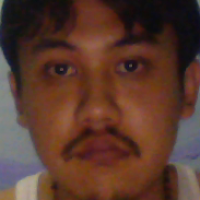
#> input picture dataset/User1/User.1.1.png, 200 x 200 px
$ python -i trainer.py   (imports and definitions only)   (Python 2 division)
#> lines starting #> are read from the running program, lines starting #| are printed output that depends on the picture
import os
import cv2
import glob
import numpy as np

imagePaths = []
def getImagesWithID(path):
        global imagePaths
        imagePaths = [os.path.join(p,f) for p in path for f in os.listdir(p)]
        images = []
        labels = []
        for imagePath in imagePaths:
                faceImg = cv2.imread(imagePath)
                label = int(os.path.split(imagePath)[-1].split('.')[1])
                images.append(prepare_image(faceImg))
                labels.append(label)
                cv2.imshow("training",faceImg)
                cv2.waitKey(10)
        print labels
        return labels, images

def prepare_image(img):
	img = cv2.cvtColor(img, cv2.COLOR_BGR2GRAY)
	img = cv2.equalizeHist(img)
	return img

# [1 line that did not run here, left out]
path = glob.glob("dataset/*")
labels, images  = getImagesWithID(path)
#> in getImagesWithID, faceImg is the input picture: shape (200, 200, 3); mean B, G, R 44.6, 56.8, 88.9
#> in prepare_image, `img = cv2.cvtColor(img, cv2.COLOR_BGR2GRAY)`:
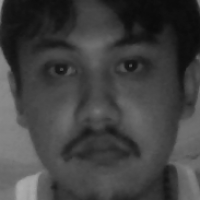
#> img: shape (200, 200); min 11, max 173, mean 65
#> in prepare_image, `img = cv2.equalizeHist(img)`:
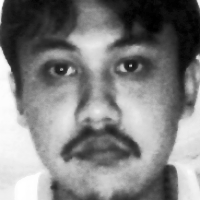
#> img: shape (200, 200); min 0, max 255, mean 128.7
#> pass 2 of the loop in getImagesWithID, `for imagePath in imagePaths:`:
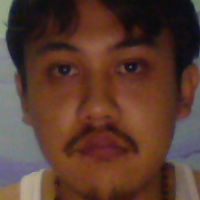
#> input picture dataset/User1/User.1.10.png, 200 x 200 px
#> in getImagesWithID, faceImg is the input picture: shape (200, 200, 3); mean B, G, R 47.4, 59.3, 89.2
#> in prepare_image (call 2), `img = cv2.cvtColor(img, cv2.COLOR_BGR2GRAY)`:
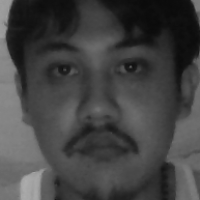
#> img: shape (200, 200); min 10, max 172, mean 66.9
#> in prepare_image (call 2), `img = cv2.equalizeHist(img)`:
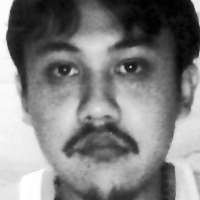
#> img: shape (200, 200); min 0, max 255, mean 128.7
#> pass 3 of the loop in getImagesWithID, `for imagePath in imagePaths:`:
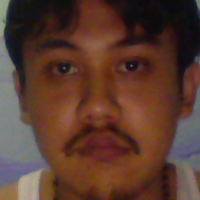
#> input picture dataset/User1/User.1.2.png, 200 x 200 px
#> in getImagesWithID, faceImg is the input picture: shape (200, 200, 3); mean B, G, R 46.2, 58.7, 89.8
#> in prepare_image (call 3), `img = cv2.cvtColor(img, cv2.COLOR_BGR2GRAY)`:
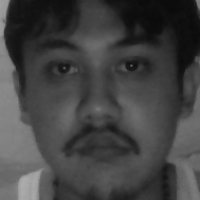
#> img: shape (200, 200); min 10, max 172, mean 66.6
#> in prepare_image (call 3), `img = cv2.equalizeHist(img)`:
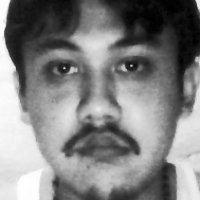
#> img: shape (200, 200); min 0, max 255, mean 128.8
#> the loop made 4 passes; the first 3 are shown
# [3 lines not run here, left out]

>>> result = getImagesWithID('dataset/User1/User.1.1.png')
#> (the run stopped early here; a loop or call above may not have finished)
